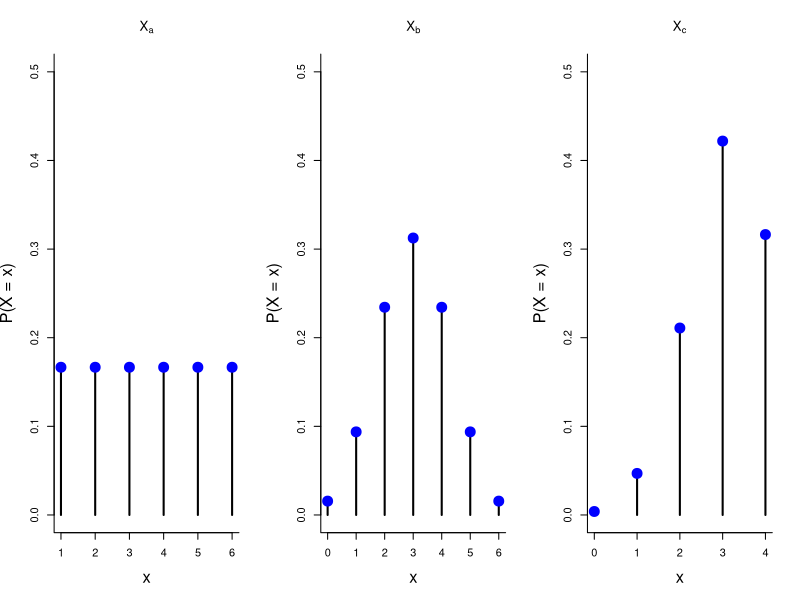
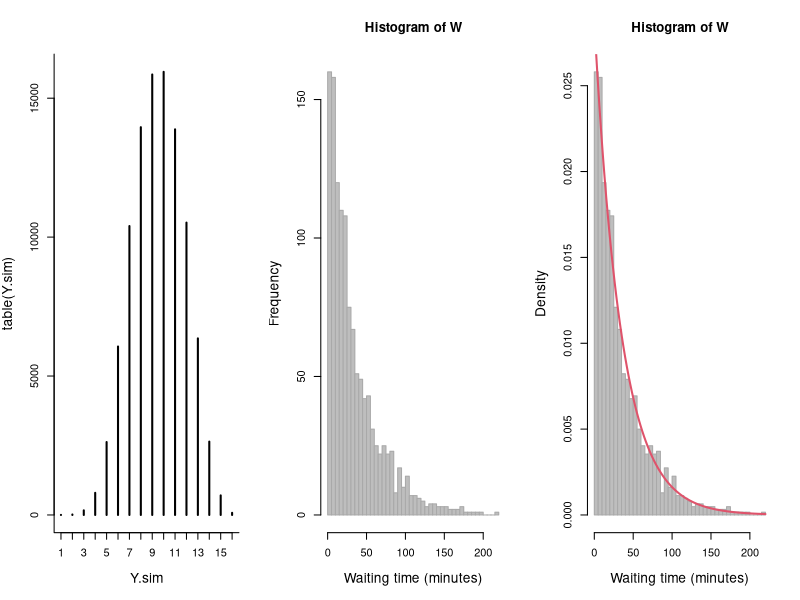
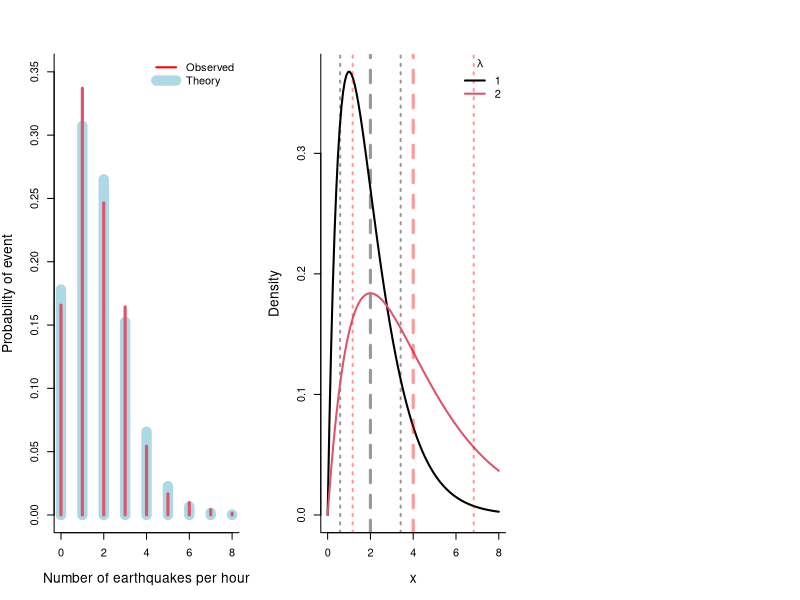
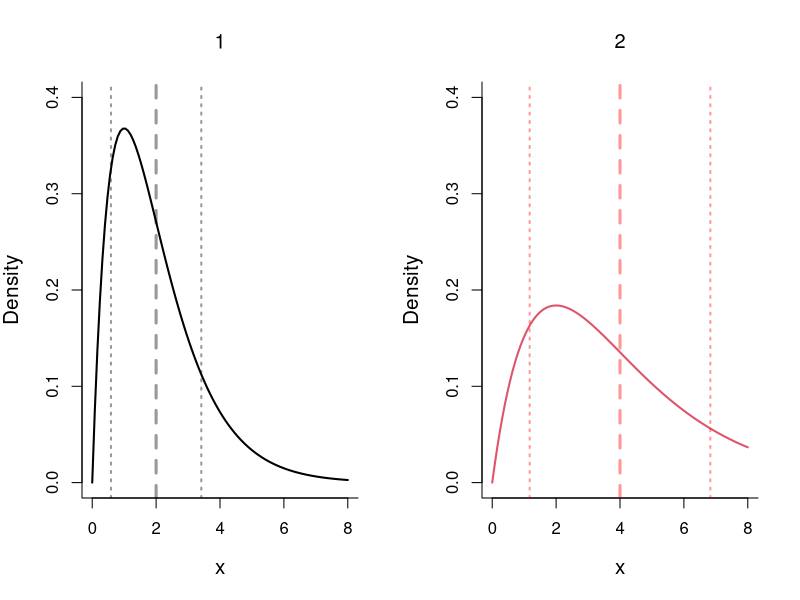
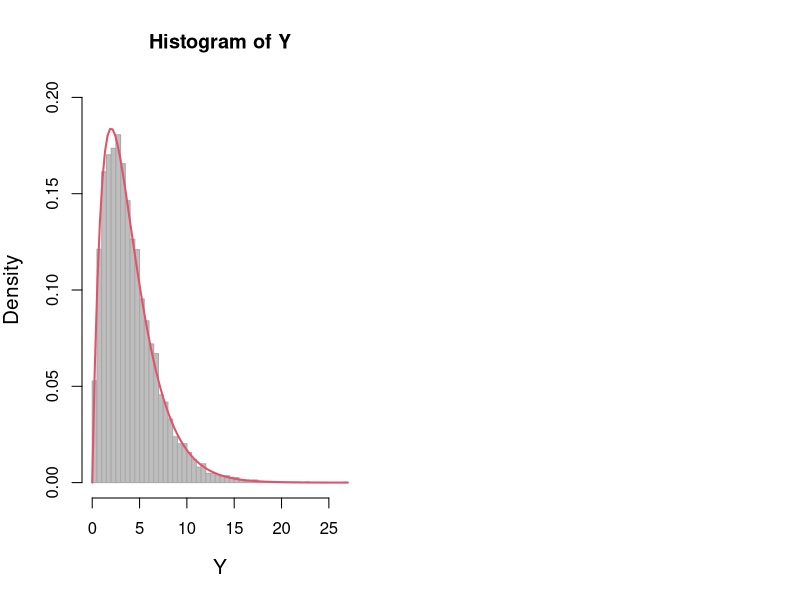
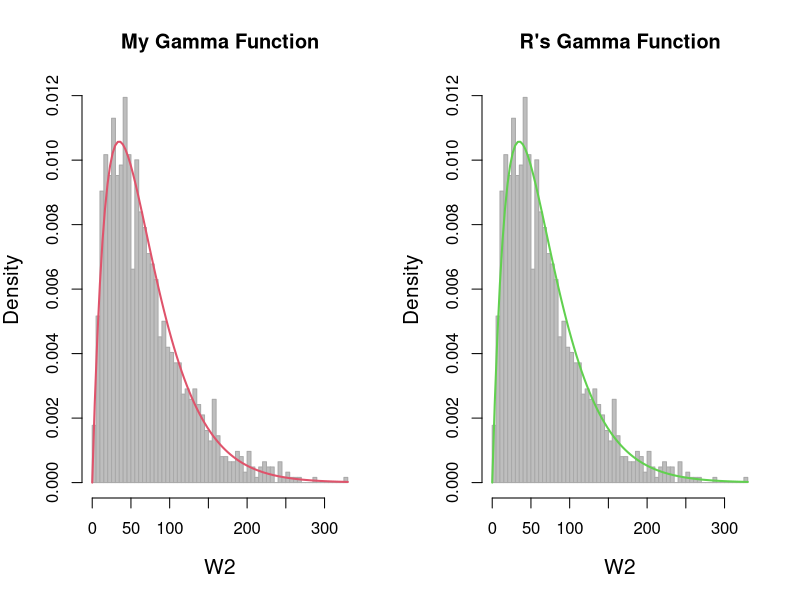

Write R code to recreate these figures, in order.
## ---- chunk 1
x.a <- 1:6; f.a <- rep(1/length(x.a), length(x.a))
x.b <- 0:6; f.b <- dbinom(0:6, p=1/2, size=6)
x.c <- 0:4; f.c <- dbinom(0:4, p=3/4, size=4)
## ---- chunk 2
par(mfrow = c(1, 3), bty = "l", cex.lab = 1.5)
plot(x.a, f.a, type = "h", lwd = 2,
     xlab = "x", ylab = "P(X = x)", main = expression(X[a]),
     ylim = c(0, 0.5))
points(x.a, f.a, pch = 19, col = "blue", cex = 2)
plot(x.b, f.b, type = "h", lwd = 2,
     xlab = "x", ylab = "P(X = x)", main = expression(X[b]),
     ylim = c(0, 0.5))
points(x.b, f.b, pch = 19, col = "blue", cex = 2)
plot(x.c, f.c, type = "h", lwd = 2,
     xlab = "x", ylab = "P(X = x)", main = expression(X[c]),
     ylim = c(0, 0.5))
points(x.c, f.c, pch = 19, col = "blue", cex = 2)
## ---- chunk 3
x.a.mean <- sum(x.a*f.a); x.a.var <- sum((x.a - x.a.mean)^2 * f.a)
x.b.mean <- sum(x.b*f.b); x.b.var <- sum((x.b - x.b.mean)^2 * f.b)
x.c.mean <- sum(x.c*f.c); x.c.var <- sum((x.c - x.c.mean)^2 * f.c)
c(x.a.mean, x.b.mean, x.c.mean)
c(x.a.var, x.b.var, x.c.var)
## ---- chunk 4
X.a.sim <- sample(1:6, 100000, replace = TRUE)
X.b.sim <- rbinom(100000, size = 6, p = 1/2)
X.c.sim <- rbinom(100000, size = 4, p = 3/4)
Y.sim <- X.a.sim + X.b.sim + X.c.sim
mean(Y.sim); var(Y.sim)
## ---- chunk 5
par(bty = "l", cex.lab = 1.25)
plot(table(Y.sim), type = "h")
## ---- chunk 6
sum(Y.sim < 5)/length(Y.sim) * 100
## ---- chunk 7
sum(Y.sim > 12)/length(Y.sim) * 100
## ---- chunk 8
earthquakes <- read.csv("earthquakes_20151029.csv")
DateTime <- as.POSIXlt(earthquakes$time, format="%Y-%m-%dT%H:%M:%S")
Minute <- as.numeric(DateTime - min(DateTime))/60
W <- diff(sort(Minute))
## ---- chunk 9
mean(W)
## ---- chunk 10
sd(W)
## ---- chunk 11
hist(W, breaks = 50, col = "grey", bor = "darkgrey",
     xlab = "Waiting time (minutes)")
## ---- chunk 12
hist(W, breaks = 50, col = "grey", bor = "darkgrey", freq = FALSE,
     xlab = "Waiting time (minutes)")
#curve(1/mean(W) * exp(-x / mean(W)), add = TRUE, col = 2, lwd = 2)
curve(dexp(x, rate = 1/mean(W)), add = TRUE, col = 2, lwd = 2)
## ---- chunk 13
Minute.CutByHour <- cut(Minute, seq(0, max(Minute), 60))
N.hour <- as.vector(table(Minute.CutByHour))
N.hour[1:100]
## ---- chunk 14
plot(0:8, dpois(0:8, lambda = 60 / mean(W)), type = "h", lwd = 10, col = "lightblue",
     xlab = "Number of earthquakes per hour", ylab = "Probability of event",
     ylim = c(0, 0.35))
lines(table(N.hour)/length(N.hour), lwd = 3, col = 2)
legend("topright", lty = 1, col = c("red", "lightblue"),
       legend = c("Observed", "Theory"), lwd = c(2,10),bty = "n")
## ---- chunk 15
Gamma2PDF <- function(x, lambda){
  x / lambda^2 * exp(-x / lambda)
}
integrate(Gamma2PDF, 0, Inf, lambda = 1)
## ---- chunk 16
gamma1.mean <- integrate(function(x) x * Gamma2PDF(x, lambda = 1), 0, Inf)$value
gamma2.mean <- integrate(function(x) x * Gamma2PDF(x, lambda = 2), 0, Inf)$value

gamma1.var <- integrate(function(x) (x - gamma1.mean)^2 * Gamma2PDF(x, lambda = 1),
                        0, Inf)$value
gamma2.var <- integrate(function(x) (x - gamma2.mean)^2 * Gamma2PDF(x, lambda = 2),
                        0, Inf)$value

data.frame(lambda = c(1, 2),
           means = c(gamma1.mean, gamma2.mean),
           vars = c(gamma1.var, gamma2.var))
## ---- chunk 17
curve(Gamma2PDF(x, lambda = 1), col = 1, lwd = 2, xlim = c(0, 8),
      ylab = "Density")
abline(v = gamma1.mean + c(-1, 0,1) * sqrt(gamma1.var), lty = c(3, 2, 3),
       lwd = c(2, 3, 2), col = rgb(0, 0, 0, 0.4))
curve(Gamma2PDF(x, lambda = 2), add = TRUE, col = 2, lwd = 2)
abline(v = gamma2.mean + c(-1, 0, 1)*sqrt(gamma2.var), lty = c(3, 2, 3),
       lwd = c(2, 3, 2), col = rgb(1, 0, 0, 0.4))
legend("topright", lwd = 2, col = 1:2, legend = 1:2, title = expression(lambda),
       bty = "n")
## ---- chunk 18
par(mfrow  =  c(1, 2))
curve(Gamma2PDF(x, lambda = 1), col = 1, lwd = 2, xlim = c(0, 8),
      ylim = c(0, 0.4), ylab = "Density", main = expression(lambda = 1))
abline(v = gamma1.mean + c(-1, 0, 1) * sqrt(gamma1.var), lty = c(3, 2, 3),
       lwd = c(2, 3, 2), col = rgb(0, 0, 0, .4))
curve(Gamma2PDF(x, lambda = 2), col = 2, lwd = 2, xlim = c(0, 8),
      ylim = c(0, .4), ylab = "Density", main = expression(lambda = 2))
abline(v = gamma2.mean + c(-1, 0, 1) * sqrt(gamma2.var), lty = c(3, 2, 3),
       lwd = c(2, 3, 2), col = rgb(1, 0, 0, .4))
## ---- chunk 19
Y <- rexp(10000, rate = 1 / 2) + rexp(10000, rate = 1 / 2)
hist(Y, col = "grey", bor = "darkgrey", freq = FALSE, ylim = c(0,0.2),
     breaks = 50)
curve(Gamma2PDF(x, lambda = 2), lwd = 2, col = 2, add = TRUE)
## ---- chunk 20
# using the "Minute" object from the previous problem
W <- -diff(Minute)
W2 <- Minute[1:(length(Minute) - 2)] - Minute[3:length(Minute)]
# illustrate the distribution
par(mfrow = c(1,2))
hist(W2, col = "grey", bor = "darkgrey", breaks = 50, freq = FALSE,
     main = "My Gamma Function")
curve(Gamma2PDF(x, lambda = mean(W)), lwd = 2, col = 2, add = TRUE)
hist(W2, col = "grey", bor = "darkgrey", breaks = 50, freq = FALSE,
     main = "R's Gamma Function")
curve(dgamma(x, shape = 2, scale = mean(W)), lwd = 2, col = 3, add = TRUE)
